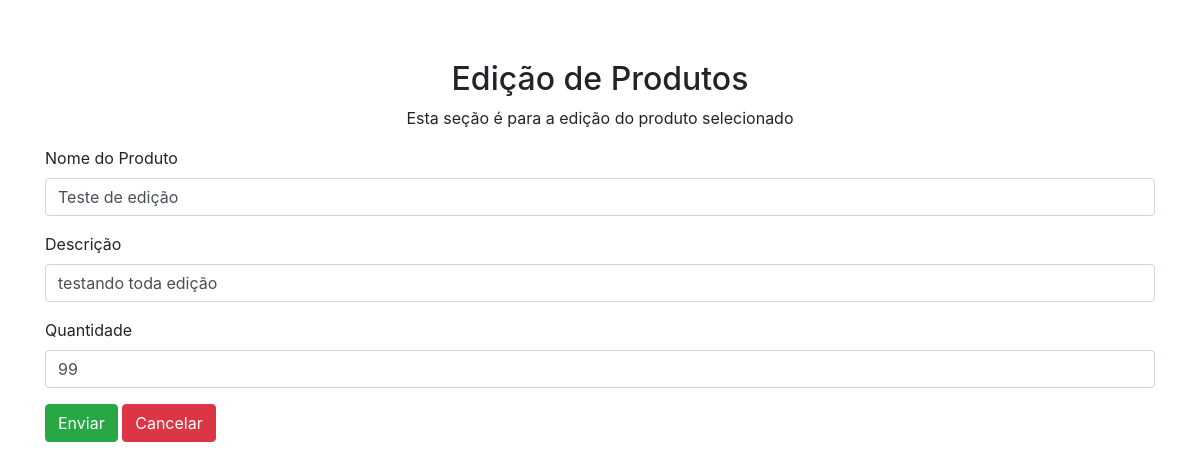
The page /edit.php?id=3 on the database its author committed.
### tables this page shows
CREATE TABLE `produto` (
  `id_produto` int(11) NOT NULL,
  `nome_produto` varchar(256) NOT NULL,
  `descricao_produto` text NOT NULL,
  `quantidade_produto` int(11) NOT NULL
);

### edit.php (the view, shortened to what this page needs)
<?php
    require_once "config.php";
    if($_SERVER["REQUEST_METHOD"] == "POST"){
        $temp_name = trim($_POST["name"]);
        $temp_description = trim($_POST["description"]);
        $temp_quantity = trim($_POST["quantity"]);
        $name = $description = $quantity = "";
        if(empty($temp_name)){
            $error_name = "É necessário inserir um nome.";
        } else {
            $sql = "SELECT * FROM produto WHERE nome_produto = ?";
            $statement = mysqli_prepare($connection, $sql);
            if($statement) {
                mysqli_stmt_bind_param($statement, "s", $param_name);
                $param_name = $temp_name;
                if(mysqli_stmt_execute($statement)){
                    $result = mysqli_stmt_get_result($statement);
                    if(mysqli_num_rows($result) > 0) {
                        $error_name = "Este produto já existe.";
                    } else {
                        $name = $temp_name;
                    }
                }
            }
            mysqli_stmt_close($statement);
        }
        if(empty($temp_description)){
            $error_description = "É necessário inserir uma descrição.";
        } else {
            $description = $temp_description;
        }
        if(empty($temp_quantity)){
            $error_quantity = "É necessário inserir uma descrição.";
        } else {
            $quantity = $temp_quantity;
        }
        if(empty($error_quantity) && empty($error_name) && empty($error_description)){
            $sql = "UPDATE produto SET nome_produto = ?, descricao_produto = ?, quantidade_produto = ? WHERE id_produto = ?";
            $statement = mysqli_prepare($connection, $sql);
            if($statement) {
                mysqli_stmt_bind_param($statement, "ssii",  $param_name, $param_description, $param_quantity, $param_id);
                $param_name = $name;
                $param_description = $description;
                $param_quantity = $quantity;
                $param_id = trim($_GET["id"]);
                if(mysqli_stmt_execute($statement)){
                    header("location:list.php");
                    exit();
                } else {
                    echo "O produto não pôde ser adicionado.";
                }
            }
            mysqli_stmt_close($statement);
        } else {
            echo "Algum campo não está preenchido corretamente.";
        }
        mysqli_close($connection);
    } else {
        if(isset($_GET["id"]) && !empty($_GET["id"])) {
            $sql = "SELECT nome_produto, descricao_produto, quantidade_produto FROM produto WHERE id_produto = ? ";
            $statement = mysqli_prepare($connection, $sql);
            if($statement) {
                mysqli_stmt_bind_param($statement, "i", $param_id);
                if(mysqli_stmt_execute($statement)){
                    $result = mysqli_stmt_get_result($statement);
                    if(mysqli_num_rows($result) == 1) {
                        $row = mysqli_fetch_array($result, MYSQLI_ASSOC);
                        $name = $row["nome_produto"];
                        $description = $row["descricao_produto"];
                        $quantity = $row["quantidade_produto"];
                    } else {
                        echo "Não foi possível buscar o id válido.";
                    }
                } else {
                    echo "Erro ao alterar o produto.";
                }
            }
        } else {
            echo "Não foi possível receber um id válido.";
        }
    }
?>
<!DOCTYPE html>
<html>
<head>
    <link rel="stylesheet" href="https://stackpath.bootstrapcdn.com/bootstrap/4.5.2/css/bootstrap.min.css">
    <link rel="stylesheet" href="stylesheet.css">
</head>
<body>
    <div class = "container">
        <div class = "row">
            <div class = "col-sm-12">
                <h2>Edição de Produtos</h2>
                <p>Esta seção é para a edição do produto selecionado<p>
                <form action = "<?php htmlspecialchars(basename($_SERVER['REQUEST_URI'])); ?>" method = "POST">
                    <div class = form-group>
                        <label>Nome do Produto</label>
                        <input type = "text" name = "name" class = "form-control" value = "<?php echo $name; ?>" placeholder = "Nome do produto">
                    </div>
                    <div class = form-group>
                        <label>Descrição</label>
                        <input type = "text" name = "description" class = "form-control" value = "<?php echo $description; ?>" placeholder = "Descrição">
                    </div>
                    <div class = form-group>
                        <label>Quantidade</label>
                        <input type = "text" name = "quantity" class = "form-control" value = "<?php echo $quantity; ?>" placeholder = "Quant.">
                    </div>
                    <input type = "submit" class = "btn btn-success" value = "Enviar">
                    <a class = "btn btn-danger" href='list.php'>Cancelar</a>
                </form>
            </div>
        </div>
    </div>
    </body>
</html>

### stylesheet.css (style rules this page uses)
h2 { text-align: center; }
.container { margin-top: 60px !important; }
p { text-align: center; }

### rows shown on the page
produto: name "Teste de edição", description "testando toda edição", quantity "99"
